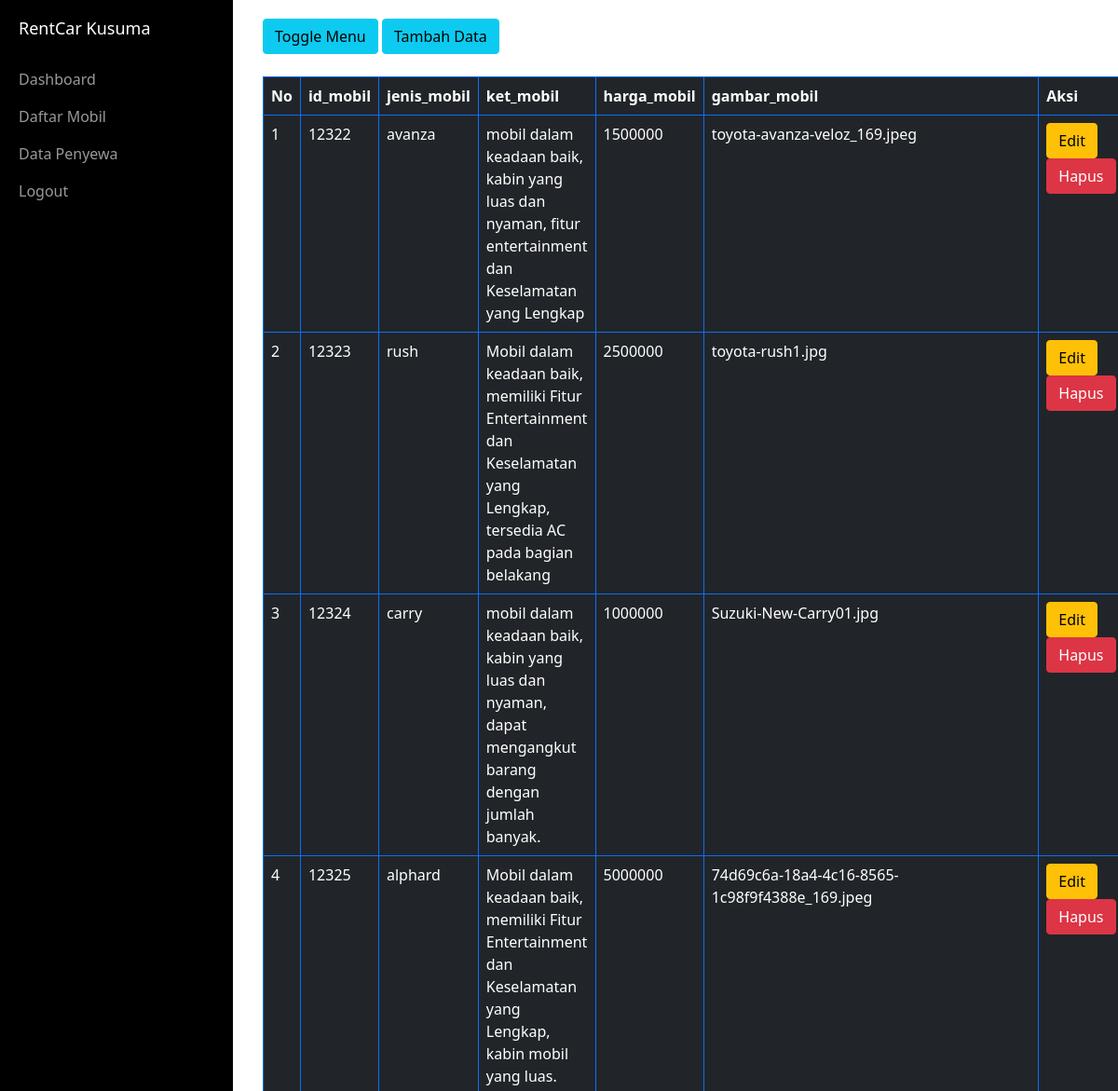
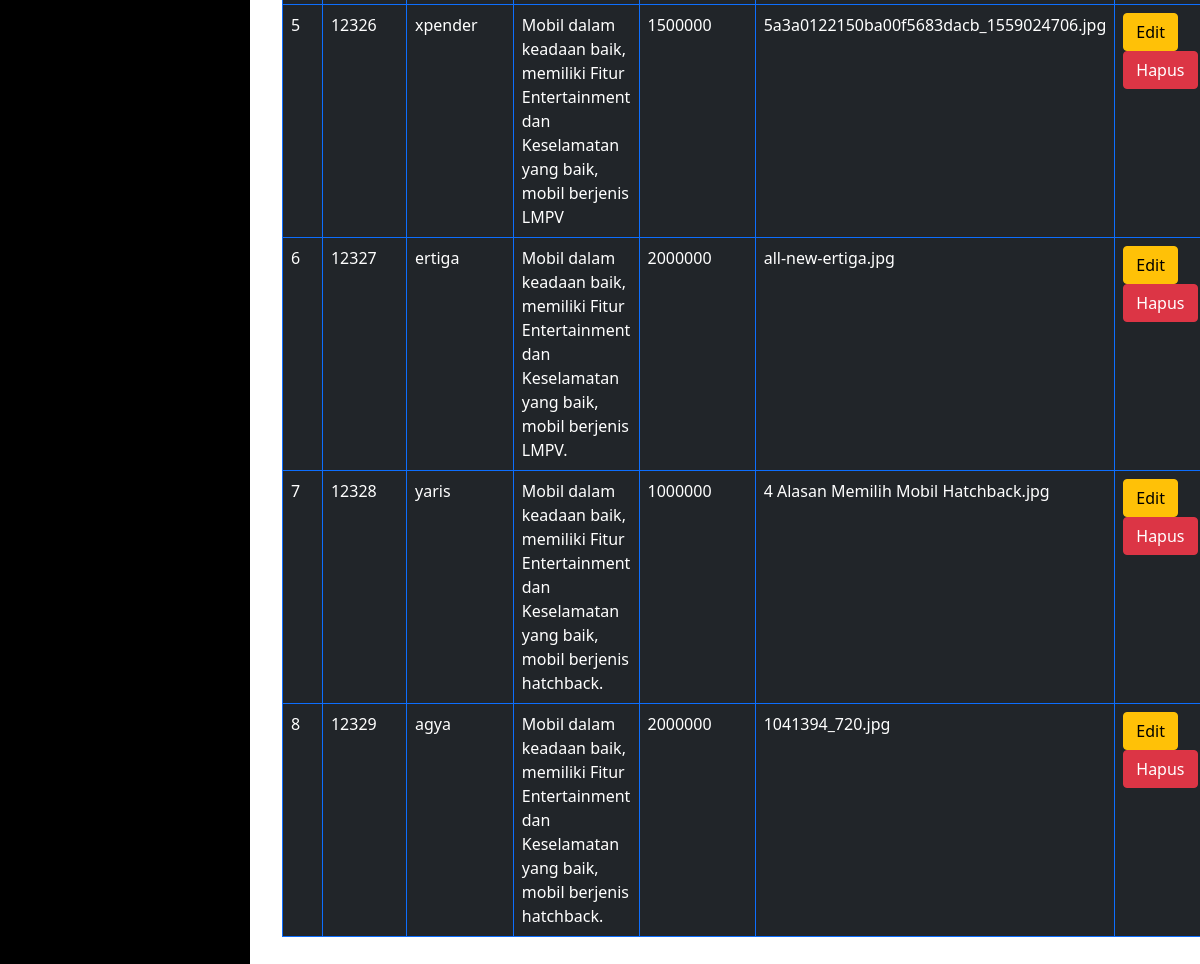
Screenshot of /data_mobil/data_mobil.php (signed in) with the database file from the repository (2 pictures, top to bottom).
### tables this page shows
CREATE TABLE `tb_daftar_mobil` (
  `id_mobil` varchar(50) NOT NULL,
  `jenis_mobil` varchar(100) NOT NULL,
  `ket_mobil` text NOT NULL,
  `harga_mobil` varchar(100) NOT NULL,
  `gambar_mobil` varchar(100) NOT NULL
);

### data_mobil/data_mobil.php (the view, shortened to what this page needs)
<?php
require '../header.php';
?>
<a href="#menu-toggle" class="btn btn-info" id="menu-toggle">Toggle Menu</a>
<a href="./tambah_mobil.php" class="btn btn-info"><i class="fas fa-plus-circle"></i> Tambah Data </a>
<br><br>
<table class="table table-dark table-bordered border-primary">
    <thead>
        <tr>
            <th>No</th>
            <th>id_mobil</th>
            <th>jenis_mobil</th>
            <th>ket_mobil</th>
            <th>harga_mobil</th>
            <th>gambar_mobil</th>
            <th>Aksi</th>
        </tr>
    <tbody>
        <?php
        require '../conn.php';
        $query = "SELECT * FROM tb_daftar_mobil";
        $sql = mysqli_query($koneksi, $query);
        $no = 1;
        while ($data = mysqli_fetch_object($sql)) {
        ?>
            <tr>
                <td><?= $no++; ?></td>
                <td><?= $data->id_mobil; ?></td>
                <td><?= $data->jenis_mobil; ?></td>
                <td><?= $data->ket_mobil; ?></td>
                <td><?= $data->harga_mobil; ?></td>
                <td><?= $data->gambar_mobil; ?></td>
                <td><a href="edit_mobil.php?url-id=<?= $data->id_mobil; ?>">
                        <input type="submit" value="Edit" class="btn btn-warning">
                    </a>
                    <?php
                    if ($_SESSION['hak_akses'] == 'admin') {
                    ?>
                        <a href="hapus_mobil.php?id_mobil=<?= $data->id_mobil; ?>">
                            <input type="submit" value="Hapus" class="btn btn-danger" onclick="return confirm('Yakin Hapus Data?')">
                        <?php
                    }
                        ?>
                </td>
            </tr>
        <?php
        }
        ?>
    </tbody>
    </thead>
</table>
</div>
</body>
</html>
<?php
require '../footer.php';
?>

### header.php (shortened to what this page needs)
<!DOCTYPE html>
<html lang="en">
<head>
    <link rel="stylesheet" href="../asset/bootstrap-5.0.2-dist/css/bootstrap.min.css">
    <link rel="stylesheet" href="../asset/css/simple-sidebar.css">
</head>
<body>
    <div id="wrapper">
        <div id="sidebar-wrapper">
        <ul class="sidebar-nav">
                <li class="sidebar-brand">
                    <a href="#">RentCar Kusuma </a>
                </li>
                <li>
                    <a href="../dashboard/index.php">Dashboard</a>
                </li>
                <li>
                    <a href="../data_mobil/data_mobil.php">Daftar Mobil</a>
                </li>
                <li>
                    <a href="../data_sewa/data-sewa-mobil.php">Data Penyewa</a>
                </li>
                <li>
                <a href="../logout.php" onclick="return confirm('yakin ingin logout?')"><span >Logout</span></a>
                </li>
            </ul>
        </div>
        <div id="page-content-wrapper">
            <div class="container-fluid">

### footer.php (shortened to what this page needs)
</body>
</html>

### asset/css/simple-sidebar.css (style rules this page uses)
#wrapper { padding-left: 0; -webkit-transition: all 0.5s ease; -moz-transition: all 0.5s ease; -o-transition: all 0.5s ease; transition: all 0.5s ease; }
#sidebar-wrapper { z-index: 1000; position: fixed; left: 250px; width: 0; height: 100%; margin-left: -250px; overflow-y: auto; background: #000; -webkit-transition: all 0.5s ease; -moz-transition: all 0.5s ease; -o-transition: all 0.5s ease; transition: all 0.5s ease; }
#page-content-wrapper { width: 100%; padding: 15px; }
.sidebar-nav { position: absolute; top: 0; width: 250px; margin: 0; padding: 0; list-style: none; }
.sidebar-nav li { text-indent: 20px; line-height: 40px; }
.sidebar-nav li a { display: block; text-decoration: none; color: #999999; }
.sidebar-nav > .sidebar-brand { height: 65px; font-size: 18px; line-height: 60px; }
.sidebar-nav > .sidebar-brand a { color: #999999; }
@media (min-width:768px) { #wrapper { padding-left: 250px; } }
@media (min-width:768px) { #sidebar-wrapper { width: 250px; } }
@media (min-width:768px) { #page-content-wrapper { padding: 20px; } }

### rows the page displays
tb_daftar_mobil: id_mobil "12322", jenis_mobil "avanza", ket_mobil "mobil dalam keadaan baik, kabin yang luas dan nyaman, fitur entertainment dan Keselamatan yang Lengkap", harga_mobil "1500000", gambar_mobil "toyota-avanza-veloz_169.jpeg"
tb_daftar_mobil: id_mobil "12323", jenis_mobil "rush", ket_mobil "Mobil dalam keadaan baik, memiliki Fitur Entertainment dan Keselamatan yang Lengkap, tersedia AC pada bagian belakang", harga_mobil "2500000", gambar_mobil "toyota-rush1.jpg"
tb_daftar_mobil: id_mobil "12324", jenis_mobil "carry", ket_mobil "mobil dalam keadaan baik, kabin yang luas dan nyaman, dapat mengangkut barang dengan jumlah banyak.", harga_mobil "1000000", gambar_mobil "Suzuki-New-Carry01.jpg"
tb_daftar_mobil: id_mobil "12325", jenis_mobil "alphard", ket_mobil "Mobil dalam keadaan baik, memiliki Fitur Entertainment dan Keselamatan yang Lengkap, kabin mobil yang luas.", harga_mobil "5000000", gambar_mobil "74d69c6a-18a4-4c16-8565-1c98f9f4388e_169.jpeg"
tb_daftar_mobil: id_mobil "12326", jenis_mobil "xpender", ket_mobil "Mobil dalam keadaan baik, memiliki Fitur Entertainment dan Keselamatan yang baik, mobil berjenis LMPV", harga_mobil "1500000", gambar_mobil "5a3a0122150ba00f5683dacb_1559024706.jpg"
tb_daftar_mobil: id_mobil "12327", jenis_mobil "ertiga", ket_mobil "Mobil dalam keadaan baik, memiliki Fitur Entertainment dan Keselamatan yang baik, mobil berjenis LMPV.", harga_mobil "2000000", gambar_mobil "all-new-ertiga.jpg"
tb_daftar_mobil: id_mobil "12328", jenis_mobil "yaris", ket_mobil "Mobil dalam keadaan baik, memiliki Fitur Entertainment dan Keselamatan yang baik, mobil berjenis hatchback.", harga_mobil "1000000", gambar_mobil "4 Alasan Memilih Mobil Hatchback.jpg"
tb_daftar_mobil: id_mobil "12329", jenis_mobil "agya", ket_mobil "Mobil dalam keadaan baik, memiliki Fitur Entertainment dan Keselamatan yang baik, mobil berjenis hatchback.", harga_mobil "2000000", gambar_mobil "1041394_720.jpg"
